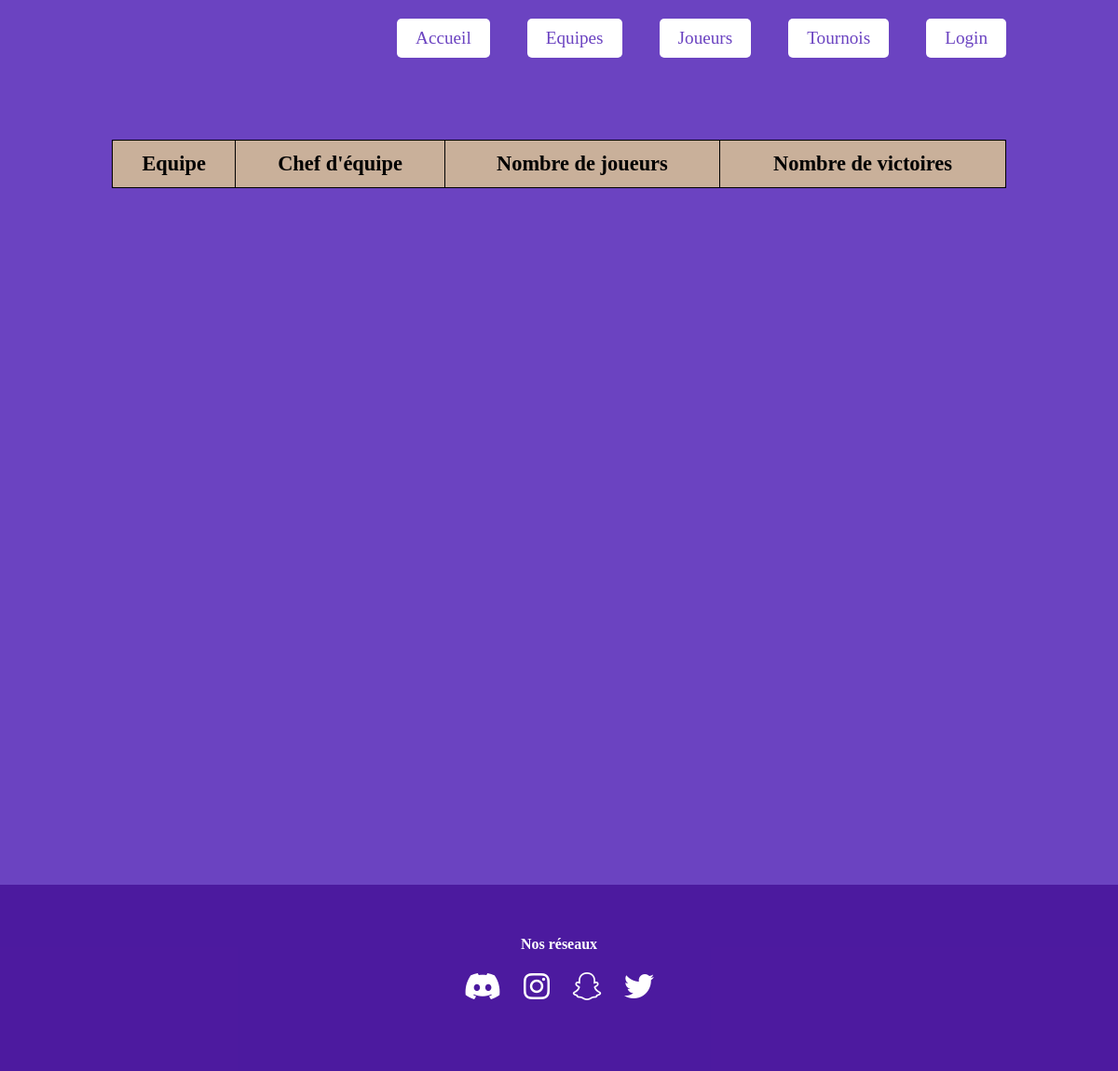
/page_team.php, run on an earlier commit of the app's database.
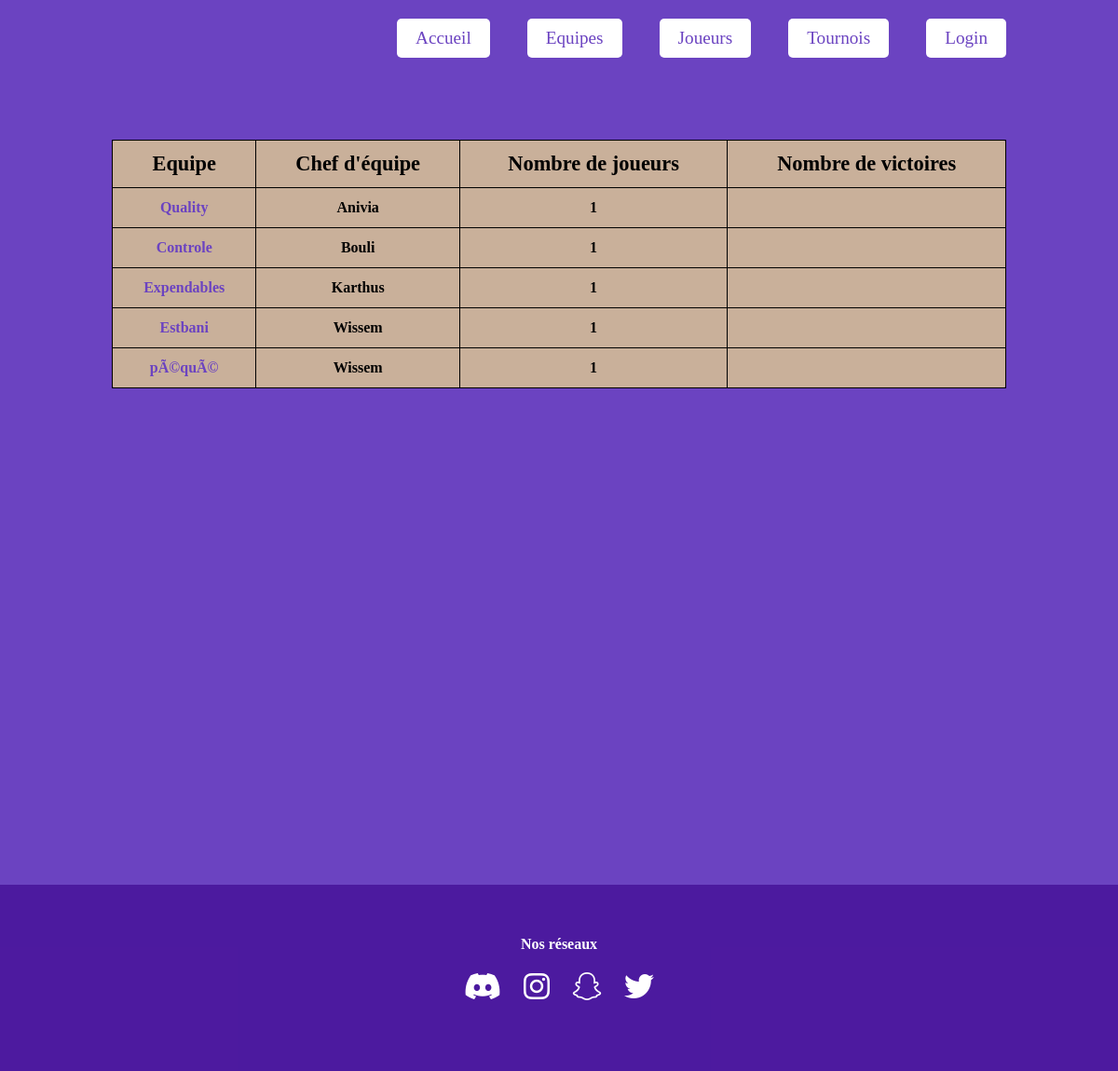
And on a later commit of the database.
### tables this page shows
CREATE TABLE IF NOT EXISTS `team` (
  `id_team` int(9) NOT NULL AUTO_INCREMENT,
  `name` varchar(255) NOT NULL,
  `chief` varchar(255) DEFAULT NULL,
  `nb_player` int(9) DEFAULT NULL,
  `win` int(9) DEFAULT NULL,
  `logo` text,
  PRIMARY KEY (`id_team`)
);

### page_team.php (the view, shortened to what this page needs)
<?php include 'db.php' ?>
<!doctype html>
<html lang="en">
<head>
    <link rel="stylesheet" href="style_index.css">
</head>
<body>
<?php include 'navbar.php' ?>
<?php $query_select = $pdo->query("SELECT * FROM team");
$show_team = $query_select->fetchAll(PDO::FETCH_ASSOC);
?>
<section id="page_team">
    <table>
    <tr>
        <th>Equipe</th>
        <th>Chef d'équipe</th>
        <th>Nombre de joueurs</th>
        <th>Nombre de victoires</th>
    </tr>
    <tr>
        <?php foreach ($show_team as $team):
        $team_chief = $team['chief'];
        $team_name = ($team['name']);
        $team_nb = ($team['nb_player']);
        $team_win = ($team['win']);
        ?>
        <td><a href="team.php?equipe=<?=$team_name?>"> <?= $team_name ?></td></a>
        <td><?= $team_chief ?></td>
        <td><?= $team_nb ?></td>
        <td><?= $team_win ?></td>
    </tr>
    <?php endforeach; ?>
</table>
</section>
<?php include 'footer.php' ?>
</body>
</html>

What changed in the data, as far as the page shows it:
added team: name "Quality", chief "Anivia", nb_player "1"
added team: name "Controle", chief "Bouli", nb_player "1"
added team: name "Expendables", chief "Karthus", nb_player "1"
added team: name "Estbani", chief "Wissem", nb_player "1"
added team: name "pÃ©quÃ©", chief "Wissem", nb_player "1"
